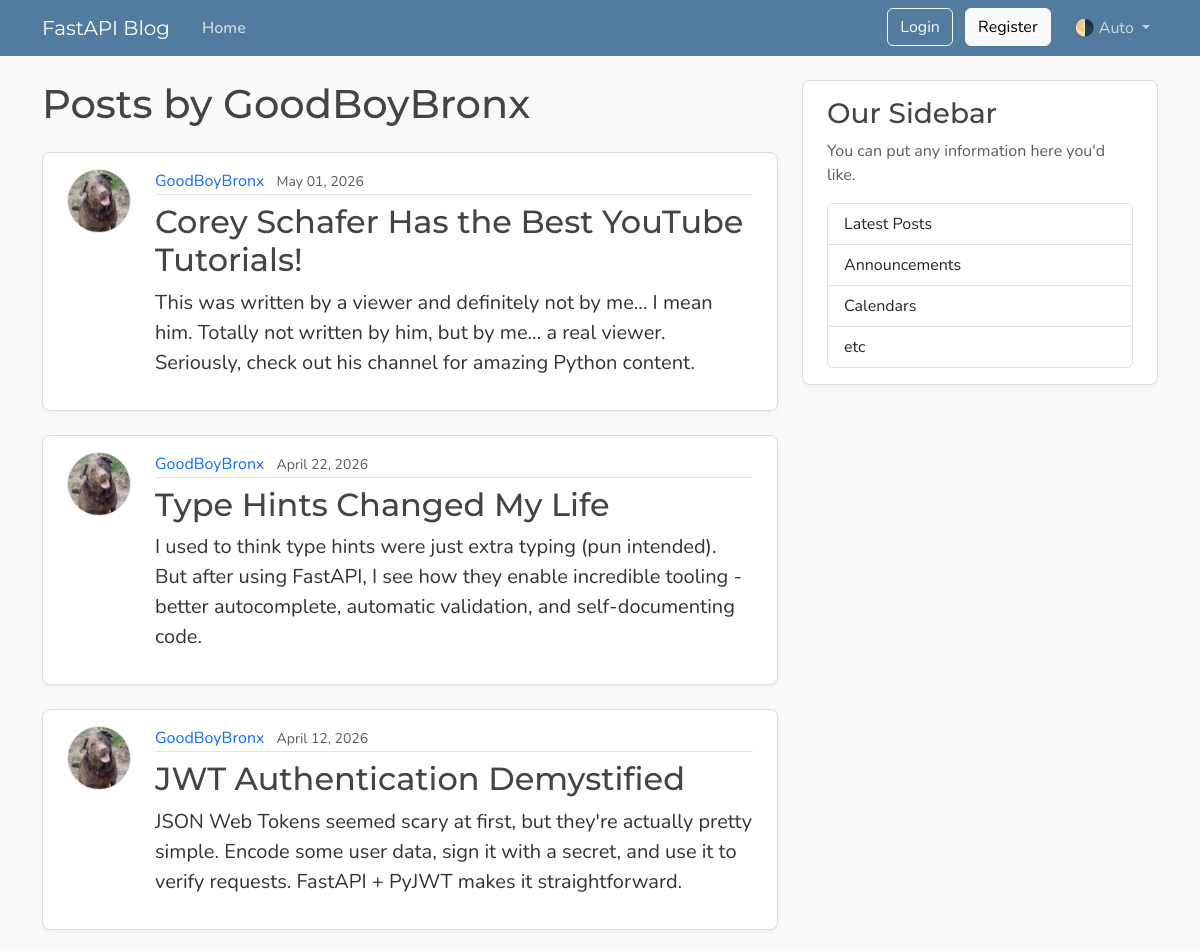
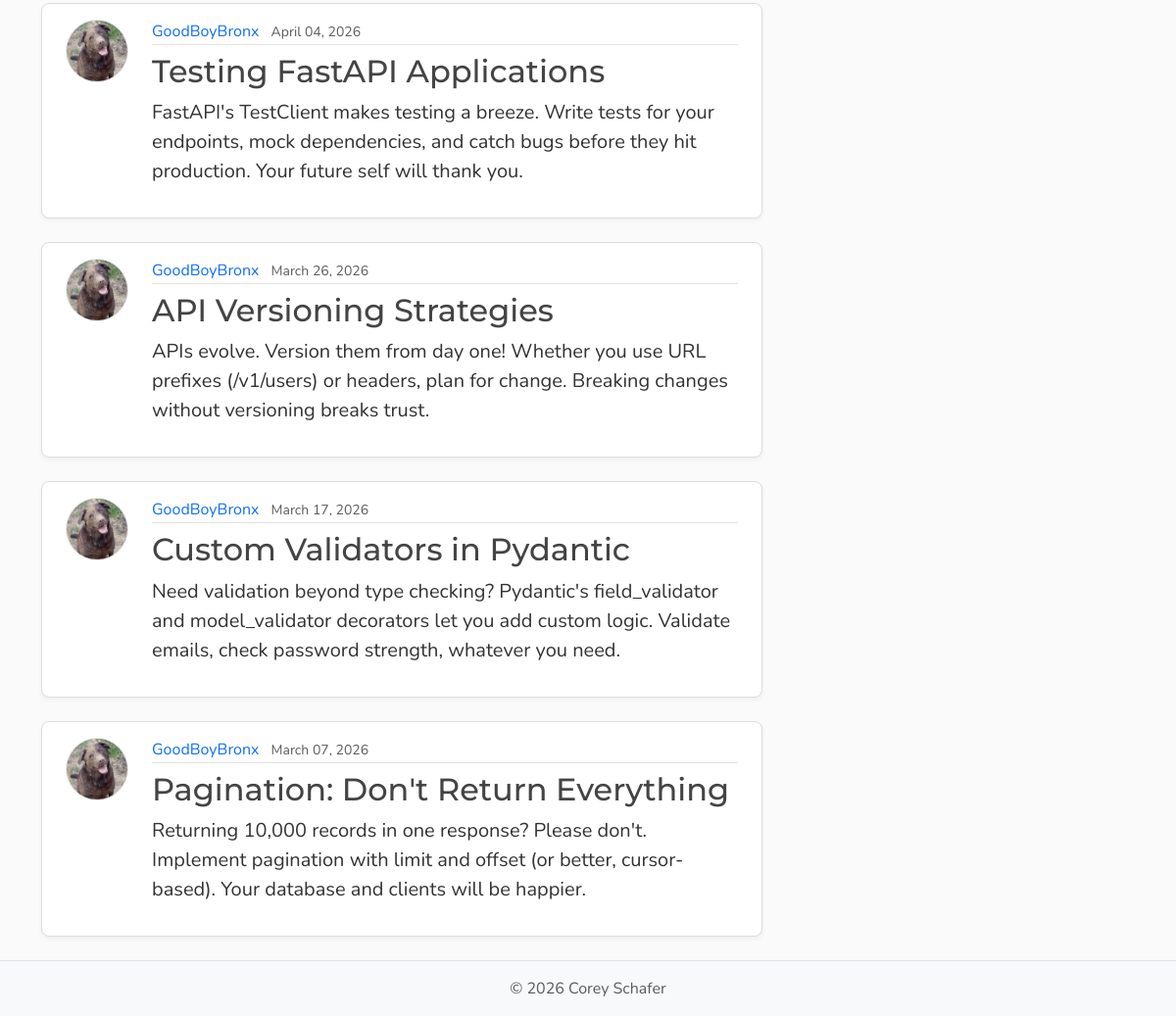
Page /users/6/posts on the committed database (2 pictures, top to bottom).
### models.py (models this page shows, shortened)
class User(Base):
    __tablename__ = "users"
    id : Mapped[int] = mapped_column(Integer, primary_key=True, index=True)
    username : Mapped[str] = mapped_column(String(20), unique=True, nullable=False)
    email : Mapped[str] = mapped_column(String(30), unique=True, nullable=False)
    password_hash : Mapped[str] = mapped_column(String(200), nullable=False)
    image_file : Mapped[str | None] = mapped_column(String(200), nullable=True, default=None)
    posts : Mapped[list[Post]] = relationship(back_populates="author", cascade="all, delete-orphan") # After adding cascade, when a user is deleted his posts are slao deleted

class Post(Base):
    __tablename__ = "posts"
    id : Mapped[int] = mapped_column(Integer, primary_key=True, index=True)
    title : Mapped[str] = mapped_column(String(100), nullable=False)
    content : Mapped[str] = mapped_column(Text, nullable=False)
    user_id : Mapped[int] = mapped_column(ForeignKey("users.id"), nullable=False, index=True)
    date_posted : Mapped[datetime] = mapped_column(DateTime(timezone=True), default=lambda : datetime.now(UTC))
    author : Mapped[User] = relationship(back_populates="posts")

### main.py (the view)
@app.get("/users/{user_id}/posts", include_in_schema=False)
async def user_posts_page(request : Request, user_id : int, db : Annotated[AsyncSession, Depends(get_db)]):
    result = await db.execute(select(models.User).where(models.User.id == user_id)) # No selectinload as we are not accessing any relationships in the User object
    user = result.scalars().first()
    if not user:
        raise HTTPException(status_code=status.HTTP_404_NOT_FOUND, detail="User Not Found")
    result = await db.execute(
                select(models.Post)
                .options(selectinload(models.Post.author))
                .where(models.Post.user_id == user_id)
                .order_by(models.Post.date_posted.desc())
            )
    posts = result.scalars().all()
    return templates.TemplateResponse(request, "user_posts.html", {"posts" : posts, "user" : user, "title" : f"{user.username}'s Posts"})

### templates/user_posts.html
{% extends "layout.html" %}
{% block content %}
<h1 class="mb-4">Posts by {{ user.username }}</h1>
{% for post in posts %}
<article class="content-section py-3 px-4 mb-4">
    <div class="d-flex align-items-start gap-4">
        <img class="rounded-circle article-img flex-shrink-0"
             src="{{ post.author.image_path }}"
             alt="{{ post.author.username }}'s profile picture"
             width="64" height="64" loading="lazy">
        <div class="flex-grow-1">
            <div class="article-metadata mb-2">
                <a class="me-2"
                   href="{{ url_for('get_user_posts', user_id=post.author.id) }}">
                   {{ post.author.username }}
                </a>
                <small class="text-body-secondary">
                    {{ post.date_posted.strftime("%B %d, %Y") }}
                </small>
            </div>
            <h2>
                <a class="article-title"
                   href="{{ url_for('post_page', post_id=post.id) }}">
                   {{ post.title }}
                </a>
            </h2>
            <p class="article-content">{{ post.content }}</p>
        </div>
    </div>
</article>
{% else %}
<p class="text-body-secondary">No posts by this user yet.</p>
{% endfor %}
{% endblock content %}

### static/css/main.css (style rules this page uses)
:root { --font-heading: "Montserrat", system-ui, -apple-system, BlinkMacSystemFont, sans-serif; --font-body: "Nunito", system-ui, -apple-system, BlinkMacSystemFont, sans-serif; --color-bg-body: #fafafa; --color-bg-content: #ffffff; --color-text-primary: #333333; --color-text-heading: #444444; --color-steel: #527c9f; --color-nav-link: #cbd5db; --color-nav-link-hover: #ffffff; --color-link-hover: #428bca; --color-border: #dddddd; --color-border-light: #e3e3e3; --spacing-xl: 5rem; --article-img-size: 4rem; --account-img-size: 7.813rem; }
body { font-family: var(--font-body); background: var(--color-bg-body); color: var(--color-text-primary); }
h1, h2, h3, h4, h5, h6 { font-family: var(--font-heading); color: var(--color-text-heading); }
a { text-decoration: none; }
.content-section { background: var(--color-bg-content); border: 1px solid var(--color-border); border-radius: 0.5rem; box-shadow: 0 2px 4px rgba(15, 23, 42, 0.05); transition: box-shadow 0.15s ease, transform 0.15s ease, border-color 0.15s ease; }
.article-title { color: var(--color-text-heading); transition: color 0.2s ease-in-out; }
.article-content { white-space: pre-line; font-size: 1.25rem; }
.article-img { height: var(--article-img-size); width: var(--article-img-size); flex-shrink: 0; object-fit: cover; border: 1px solid var(--color-border-light); box-shadow: 0 0 0 2px var(--color-bg-content); }
.article-metadata { padding-bottom: 0.063rem; border-bottom: 1px solid var(--color-border-light); }
.article-metadata a { transition: color 0.2s ease-in-out; }

### rows in the picture
User: username "GoodBoyBronx"
Post: author.image_path (picture), author.username "GoodBoyBronx", date_posted "May 01, 2026", title "Corey Schafer Has the Best YouTube Tutorials!", content "This was written by a viewer and definitely not by me... I mean him. Totally not written by him, but by me... a real viewer. Seriously, check out his channel for amazing Python content."
Post: author.image_path (picture), author.username "GoodBoyBronx", date_posted "April 22, 2026", title "Type Hints Changed My Life", content "I used to think type hints were just extra typing (pun intended). But after using FastAPI, I see how they enable incredible tooling - better autocomplete, automatic validation, and self-documenting code."
Post: author.image_path (picture), author.username "GoodBoyBronx", date_posted "April 12, 2026", title "JWT Authentication Demystified", content "JSON Web Tokens seemed scary at first, but they're actually pretty simple. Encode some user data, sign it with a secret, and use it to verify requests. FastAPI + PyJWT makes it straightforward."
Post: author.image_path (picture), author.username "GoodBoyBronx", date_posted "April 04, 2026", title "Testing FastAPI Applications", content "FastAPI's TestClient makes testing a breeze. Write tests for your endpoints, mock dependencies, and catch bugs before they hit production. Your future self will thank you."
Post: author.image_path (picture), author.username "GoodBoyBronx", date_posted "March 26, 2026", title "API Versioning Strategies", content "APIs evolve. Version them from day one! Whether you use URL prefixes (/v1/users) or headers, plan for change. Breaking changes without versioning breaks trust."
Post: author.image_path (picture), author.username "GoodBoyBronx", date_posted "March 17, 2026", title "Custom Validators in Pydantic", content "Need validation beyond type checking? Pydantic's field_validator and model_validator decorators let you add custom logic. Validate emails, check password strength, whatever you need."
Post: author.image_path (picture), author.username "GoodBoyBronx", date_posted "March 07, 2026", title "Pagination: Don't Return Everything", content "Returning 10,000 records in one response? Please don't. Implement pagination with limit and offset (or better, cursor-based). Your database and clients will be happier."
